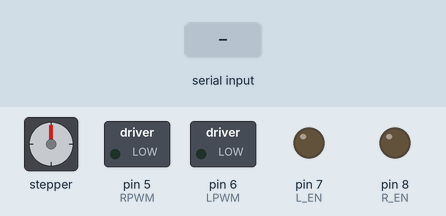
This sketch was run on a simulated Arduino Uno, built with avr-gcc and run on an emulated ATmega328P. Parts: stepper motor, switched loads named in the sketch (green lamp = pin HIGH), output pins drawn as LEDs (lit = HIGH). Wiring (inferred from the names in the program): stepper motor driver (200 steps per turn assumed): step pin 3; direction pin 2. Inputs (shaded band) come from the test bench. Pins used as bus, display or sensor lines are not drawn; what the sketch prints to the serial monitor is not drawn.

Above: at 1.2 s.
1.3 s: "d" received over Serial
At 2.6 s:
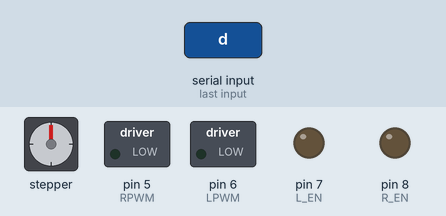
2.9 s: "a" received over Serial
At 4.0 s:
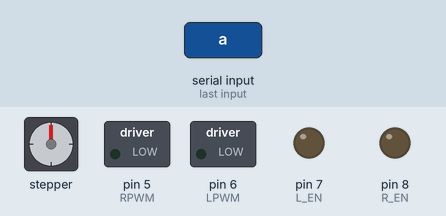
4.5 s: "w" received over Serial
At 5.0 s:
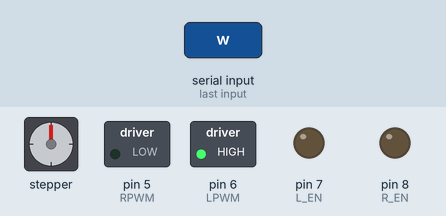
6.0 s: "s" received over Serial
At 7.2 s:
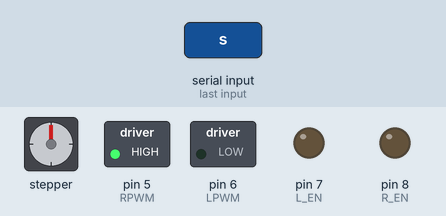
7.5 s: "d" received over Serial
At 8.7 s:
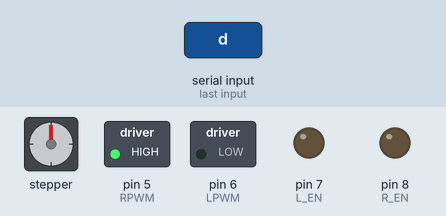
9.1 s: "a" received over Serial
At 9.9 s:
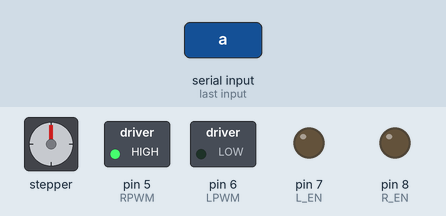
Timing chart, 0 to 11.7 s (numbered marks = the images above; inputs shaded):
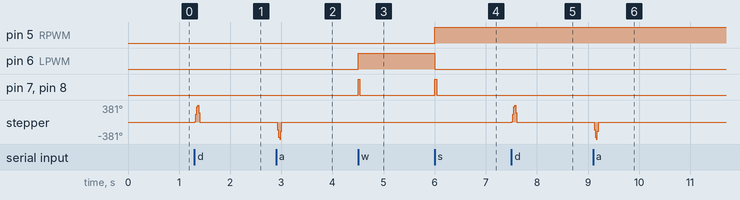

Measured:
- after the input at 1.3 s, stepper: turns 381° clockwise in 0.06 s, then 381° counter-clockwise in 0.03 s
- after the input at 2.9 s, stepper: turns 381° counter-clockwise in 0.06 s, then 381° clockwise in 0.03 s
- after the input at 4.5 s, pin 6 (LPWM): LOW → HIGH at once; pin 7 (L_EN), pin 8 (R_EN): LOW → HIGH at once, → LOW 0.04 s later
- after the input at 6.0 s, pin 5 (RPWM): LOW → HIGH at once; pin 6 (LPWM): HIGH → LOW at once; pin 7 (L_EN), pin 8 (R_EN): LOW → HIGH at once, → LOW 0.04 s later
- after the input at 7.5 s, stepper: turns 381° clockwise in 0.06 s, then 381° counter-clockwise in 0.03 s
- after the input at 9.1 s, stepper: turns 381° counter-clockwise in 0.06 s, then 381° clockwise in 0.03 s

The sketch:

both_motors_sketch2.ino
```cpp
const int directionPin = 2; // Pin for direction control
const int stepPin = 3;      // Pin for step control

int RPWM=5;
int LPWM=6;
int L_EN=7;
int R_EN=8;

const int maxSteps = 75000;   // Max steps for turning right
int currentSteps = 0;       // Track current steps taken

void setup() {
    pinMode(directionPin, OUTPUT);
    pinMode(stepPin, OUTPUT);
    for (int i = 5; i < 9; i++)
    {
      pinMode(i, OUTPUT);
      digitalWrite(i, LOW);
    }
    Serial.begin(9600);
}

void loop() {
    Serial.println(currentSteps);
    if (Serial.available()) {
        char command = Serial.read();
        // Serial.println(command);
        if (command == 'd') {
            turnRight();
        } else if (command == 'a') {
            turnLeft();
        } else if (command == 'w'){
          digitalWrite(L_EN, HIGH);
          digitalWrite(R_EN, HIGH);
          analogWrite(RPWM, 0);
          analogWrite(LPWM, 255);
          delay(35);
        } else if (command == 's'){
          digitalWrite(L_EN, HIGH);
          digitalWrite(R_EN, HIGH);
          analogWrite(RPWM, 255);
          analogWrite(LPWM, 0);
          delay(35);
        } else if (command == 'm'){
          digitalWrite(L_EN, LOW);
          digitalWrite(R_EN, LOW);
        }
    } else {
        straightenWheel();
        digitalWrite(L_EN, LOW);
        digitalWrite(R_EN, LOW);

    }
}


void turnRight() {
    if (currentSteps < maxSteps) {
        digitalWrite(directionPin, HIGH); // Set direction to right
        for (int i = 0; i < 250; i++) {stepMotor();}
        currentSteps += 250;
    }
}

void turnLeft() {
    if (currentSteps > -maxSteps) {
        digitalWrite(directionPin, LOW); // Set direction to left
        for (int i = 0; i < 250; i++) {stepMotor();}
        currentSteps -= 250;
    }
}

void straightenWheel() {
    if (currentSteps > 0) {
        digitalWrite(directionPin, LOW); // Set direction to left
        for (int i = 0; i < 50; i++) {stepMotor();}
        currentSteps -= 50;
    } else if (currentSteps < 0) {
        digitalWrite(directionPin, HIGH); // Set direction to right
        for (int i = 0; i < 50; i++) {stepMotor();}
        currentSteps += 50;
    }
}

void stepMotor() {
    digitalWrite(stepPin, HIGH);
    delayMicroseconds(100);
    digitalWrite(stepPin, LOW);
    delayMicroseconds(100);
}
```
